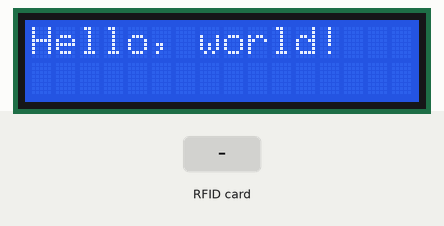
Recording of a sketch running on a simulated ESP8266 (NodeMCU). Shown: 16×2 character LCD. The inputs (shaded band) are chosen by the test bench. WiFi joins after 1.5 s; servers stay silent unless stated; no MQTT or app messages arrive unless stated; what the sketch prints to the serial monitor is not drawn.

Above: at 2.8 s.
2.9 s: RFID card 68 21 68 27 held to the reader
At 3.2 s:
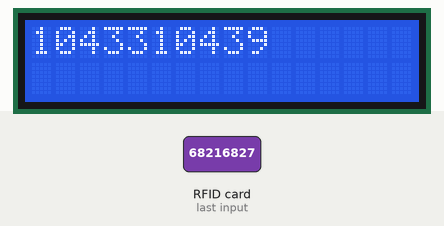
4.4 s: RFID card 5E 7A 19 C4 held to the reader
At 5.8 s:
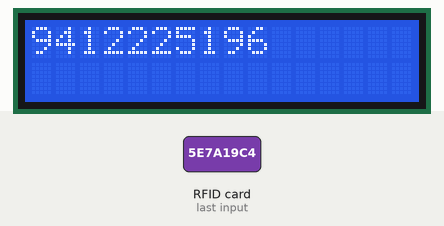
Timing chart, 0 to 7.4 s (numbered marks = the images above; inputs shaded):
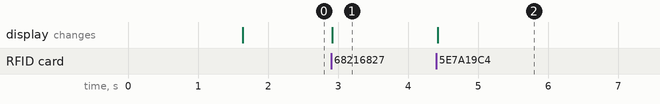

Measured:
- after the input at 2.9 s, the display: changes at once (image 1)
- after the input at 4.4 s, the display: changes at once (image 2)

The sketch:

NodeMCU_Rfid___Mqtt.ino
```cpp
/*****

 All the resources for this project:
 https://randomnerdtutorials.com/

*****/


#include <Wire.h>
#include <LiquidCrystal_I2C.h>

// Set the LCD address to 0x27 for a 16 chars and 2 line display
LiquidCrystal_I2C lcd(0x27, 16, 2);


#include <ESP8266WiFi.h>
#include <PubSubClient.h>

#include <SPI.h>
#include <MFRC522.h>
constexpr uint8_t RST_PIN = D3;     // Configurable, see typical pin layout above
constexpr uint8_t SS_PIN = D4;     // Configurable, see typical pin layout above
MFRC522 rfid(SS_PIN, RST_PIN); // Instance of the class
MFRC522::MIFARE_Key key;
String tag;
String correct;

// Change the credentials below, so your ESP8266 connects to your router
//const char* ssid = "pu-36";
//const char* password = "pasteltuba417";
const char* ssid = "Boss Castle";
const char* password = "whatisyourpassword";

// Change the variable to your Raspberry Pi IP address, so it connects to your MQTT broker
const char* mqtt_server = "192.168.68.112";

// Initializes the espClient. You should change the espClient name if you have multiple ESPs running in your home automation system
  WiFiClient espClient;
 PubSubClient client(espClient);


// Timers auxiliar variables
long now = millis();
long lastMeasure = 0;

// Don't change the function below. This functions connects your ESP8266 to your router
void setup_wifi() {
  delay(10);
  // We start by connecting to a WiFi network
  Serial.println();
  Serial.print("Connecting to ");
  Serial.println(ssid);
  WiFi.begin(ssid, password);
  while (WiFi.status() != WL_CONNECTED) {
    delay(500);
    Serial.print(".");
  }
  Serial.println("");
  Serial.print("WiFi connected - ESP IP address: ");
  Serial.println(WiFi.localIP());
  client.publish("Status","Node 3");
}

// This functions is executed when some device publishes a message to a topic that your ESP8266 is subscribed to
// Change the function below to add logic to your program, so when a device publishes a message to a topic that
// your ESP8266 is subscribed you can actually do something
void callback(String topic, byte* message, unsigned int length) {
  Serial.print("Message arrived on topic: ");
  Serial.print(topic);
  Serial.print(". Message: ");
  String messageTemp;

  for (int i = 0; i < length; i++) {
    Serial.print((char)message[i]);
    messageTemp += (char)message[i];
  }
  Serial.println();

  // Feel free to add more if statements to control more GPIOs with MQTT

  // If a message is received on the topic room/lamp, you check if the message is either on or off. Turns the lamp GPIO according to the message
  if(topic=="Connection"){
      Serial.print("Connection Status");
      if(messageTemp == "hello"){

        Serial.print("Node 3");
        client.publish("Status","Node 3");
      }
      else if(messageTemp == "off"){

        Serial.print("Off");
      }
  }
  Serial.println();
}


// This functions reconnects your ESP8266 to your MQTT broker
// Change the function below if you want to subscribe to more topics with your ESP8266
void reconnect() {
  // Loop until we're reconnected
  while (!client.connected()) {
    Serial.print("Attempting MQTT connection...");
    // Attempt to connect
    /*
     YOU MIGHT NEED TO CHANGE THIS LINE, IF YOU'RE HAVING PROBLEMS WITH MQTT MULTIPLE CONNECTIONS
     To change the ESP device ID, you will have to give a new name to the ESP8266.
     Here's how it looks:
       if (client.connect("ESP8266Client")) {
     You can do it like this:
       if (client.connect("ESP1_Office")) {
     Then, for the other ESP:
       if (client.connect("ESP2_Garage")) {
      That should solve your MQTT multiple connections problem
    */
    if (client.connect("ESP8266New")) {
      Serial.println("connected");
      // Subscribe or resubscribe to a topic
      // You can subscribe to more topics (to control more LEDs in this example)
      client.subscribe("Connection");
    } else {
      Serial.print("failed, rc=");
      Serial.print(client.state());
      Serial.println(" try again in 5 seconds");
      // Wait 5 seconds before retrying
      delay(5000);
    }
  }
}

// The setup function sets your ESP GPIOs to Outputs, starts the serial communication at a baud rate of 115200
// Sets your mqtt broker and sets the callback function
// The callback function is what receives messages and actually controls the LEDs
void setup() {

  SPI.begin(); // Init SPI bus
  rfid.PCD_Init(); // Init MFRC522

  Serial.begin(115200);
  Serial.println ("helloworld");
  setup_wifi();
  client.setServer(mqtt_server, 1883);
  client.setCallback(callback);

  lcd.begin();

  // Turn on the blacklight and print a message.
  lcd.backlight();
  lcd.print("Hello, world!");
 correct = String(68216827);


}

// For this project, you don't need to change anything in the loop function. Basically it ensures that you ESP is connected to your broker
void loop() {

  if (!client.connected()) {
    reconnect();
  }
  if(!client.loop())
    client.connect("ESP8266Client");

  now = millis();


  if ( ! rfid.PICC_IsNewCardPresent())
    return;
  if (rfid.PICC_ReadCardSerial()) {
    for (byte i = 0; i < 4; i++) {
      tag += rfid.uid.uidByte[i];
    }
    Serial.print("tag:      ");
    Serial.print("|");
    Serial.print(tag);
    Serial.println("|");
    Serial.print("correct:  ");
    Serial.print("|");
    Serial.print("68216827");
    Serial.println("|");
    lcd.clear();
    lcd.print(tag);
  String t = (tag);


  //  client.publish("RFID","tag");
    client.publish("RFID",t.c_str());

if( t == "68216827" ){
  delay(2000);
  lcd.clear();
  lcd.print("correct");
}


    tag = "";
    rfid.PICC_HaltA();
    rfid.PCD_StopCrypto1();
  }


  }
```
